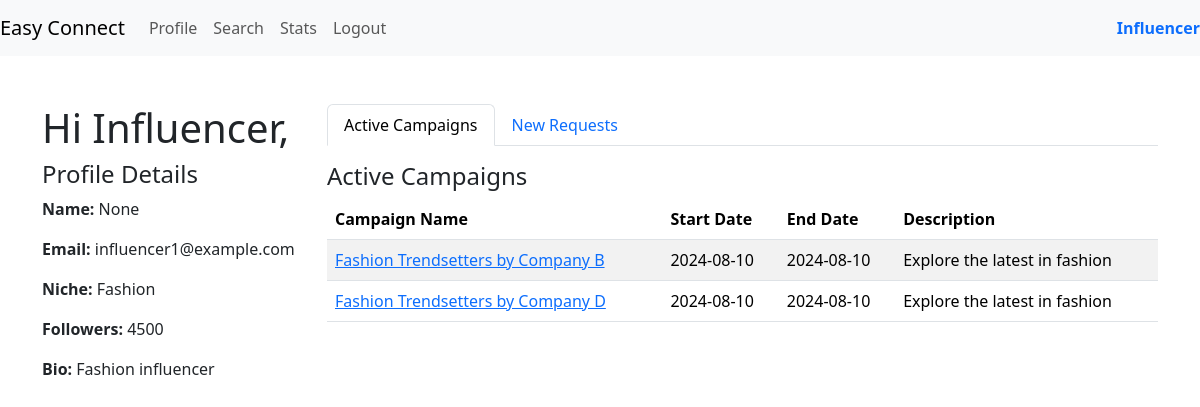
The app's page /influencer_dashboard (signed in), older data.
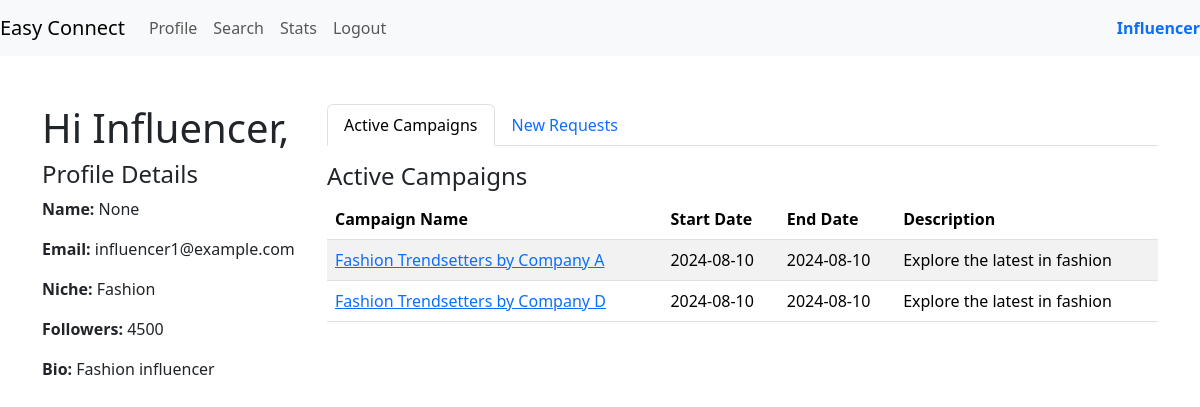
The same page, newer data.
### models.py (models this page shows)
class Campaign(db.Model):
    __tablename__ = 'campaign'
    campaign_id = db.Column(db.Integer, primary_key=True, autoincrement=True)
    sponsor_id = db.Column(db.Integer, db.ForeignKey('sponsors.sponsor_id'), nullable=False)
    name = db.Column(db.String(32),unique=True, nullable=False)
    description = db.Column(db.String(128))
    start_date = db.Column(db.Date)
    end_date = db.Column(db.Date)
    budget = db.Column(db.Float(10, 2), nullable=False)
    visibility = db.Column(Enum('private', 'public', name='visibility_types'), default='public', nullable=False)
    goals = db.Column(db.String(128))
    niche = db.Column(db.String(32),nullable=False)
    campaign_status = db.Column(Enum('ongoing', 'flagged', 'deleted', 'completed' ,name='campaign_status_types'), default='ongoing', nullable=False)
    sponsor = db.relationship('Sponsor', backref=db.backref('campaigns', lazy=True))

### routes.py (the view)
@app.route('/influencer_dashboard')
@auth_rep
def influencer_dashboard():
    user_id = session.get('user_id')
    influencer = InfluencerProfile.query.filter_by(id=user_id).first()
    user = User.query.filter_by(id=user_id).first()
    ad_request_campaign_ids = db.session.query(AdRequest.campaign_id).filter(
        (AdRequest.created_for == user_id) | (AdRequest.created_by == user_id)
    ).subquery()
    active_campaigns = Campaign.query.filter(
        Campaign.campaign_id.in_(ad_request_campaign_ids),
        Campaign.niche == influencer.niche,
        Campaign.campaign_status == 'ongoing',
    ).all()
    new_requests = AdRequest.query.filter(
        (AdRequest.created_for == user_id) | (AdRequest.created_by == user_id)
    ).all()
    return render_template('dashboard_inf.html', user=user, influencer=influencer, active_campaigns=active_campaigns, new_requests=new_requests)

### routes.py (called while the page is built)
def auth_rep(func):
    @wraps(func)
    def inner(*args,**kwargs):
        if 'user_id' in session:
            user = User.query.get(session['user_id'])
            if user.is_flagged:
                flash('Your account is flagged and cannot perform this action.', 'error')
                return redirect(url_for('login'))
            return func(*args,**kwargs)
        else:
            flash('You are not logged in,Please login to proceed','error')
            return redirect(url_for('login'))
    return inner

### templates/dashboard_inf.html (shortened to what this page needs)
{% extends 'layout.html' %}
{% block content %}
<div class="row">
    <div class="col-md-3 profile-details">
        <h1>Hi Influencer,</h1>
        <h4>Profile Details</h4>
        <p><strong>Name:</strong> {{ influencer.name }}</p>
        <p><strong>Email:</strong> {{ user.email_id }}</p>
        <p><strong>Niche:</strong> {{ influencer.niche }}</p>
        <p><strong>Followers:</strong> {{ influencer.followers }}</p>
        <p><strong>Bio:</strong> {{ influencer.bio }}</p>
    </div>
    <div class="col-md-9">
        <ul class="nav nav-tabs" id="myTab" role="tablist">
            <li class="nav-item" role="presentation">
                <a class="nav-link active" id="active-campaigns-tab" data-bs-toggle="tab" href="#activeCampaigns" role="tab" aria-controls="activeCampaigns" aria-selected="true">Active Campaigns</a>
            </li>
            <li class="nav-item" role="presentation">
                <a class="nav-link" id="new-requests-tab" data-bs-toggle="tab" href="#newRequests" role="tab" aria-controls="newRequests" aria-selected="false">New Requests</a>
            </li>
        </ul>
        <div class="tab-content mt-3" id="myTabContent">
            <div class="tab-pane fade show active" id="activeCampaigns" role="tabpanel" aria-labelledby="active-campaigns-tab">
                <h4>Active Campaigns</h4>
                <table class="table table-striped">
                    <thead>
                        <tr>
                            <th>Campaign Name</th>
                            <th>Start Date</th>
                            <th>End Date</th>
                            <th>Description</th>
                        </tr>
                    </thead>
                    <tbody>
                        {% for campaign in active_campaigns %}
                        <tr>
                            <td><a href="{{ url_for('campaign_details', campaign_id=campaign.campaign_id) }}">{{ campaign.name }}</a></td>
                            <td>{{ campaign.start_date }}</td>
                            <td>{{ campaign.end_date }}</td>
                            <td>{{ campaign.description }}</td>
                        </tr>
                        {% endfor %}
                    </tbody>
                </table>
            </div>
        </div>
    </div>
</div>
{% endblock %}

Row changes from the older to the newer data that the page shows:
no longer on this page (row edited): Campaign: name "Fashion Trendsetters by Company B", start_date "2024-08-10", end_date "2024-08-10", description "Explore the latest in fashion"
now on this page (row edited): Campaign: name "Fashion Trendsetters by Company A", start_date "2024-08-10", end_date "2024-08-10", description "Explore the latest in fashion"
